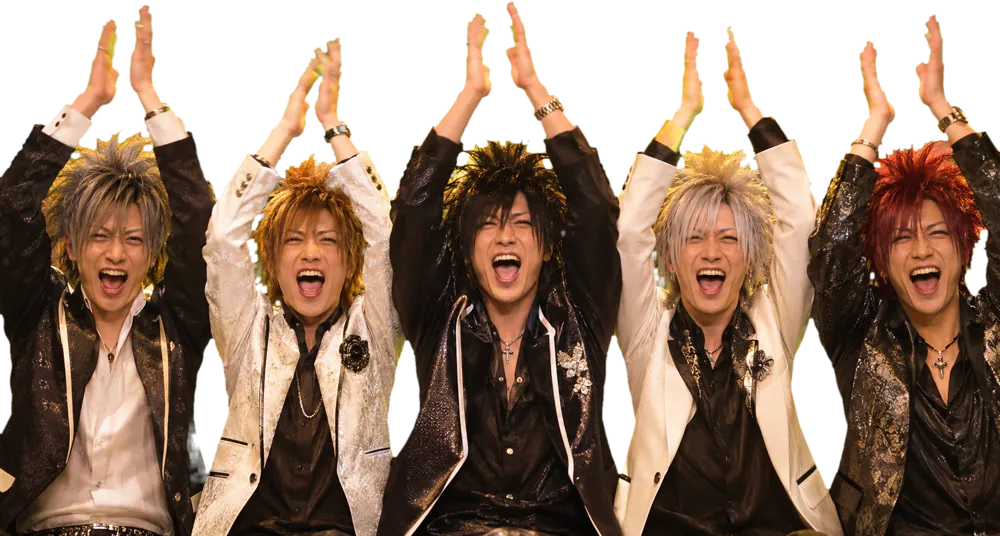
#> input picture img/crew.webp, 1000 x 536 px, given in place of crew.png, which was not available
$ python key.py
#> lines starting #> are read from the running program, lines starting #| are printed output that depends on the picture; after the words box and inside, x2 and y2 are one past the last pixel; in counts of white or black regions, pixels touching at a corner belong together
# 緑背景を抜いて webp(透過) にする。python key.py（Pillow と numpy が要る）
import numpy as np, glob, os, sys
from PIL import Image, ImageFilter
D = os.path.dirname(os.path.abspath(__file__)); OUT = D + '/../img/'; RAW = D + '/../../_art_raw/job-host/raw'  # 生成元の画像はリポジトリの外
def key(src, size=None):
#> called with src = 'art/../../_art_raw/job-host/raw/crew.png'
    a = np.asarray(Image.open(src).convert('RGB')).astype(np.float32)
    r, g, b = a[..., 0], a[..., 1], a[..., 2]
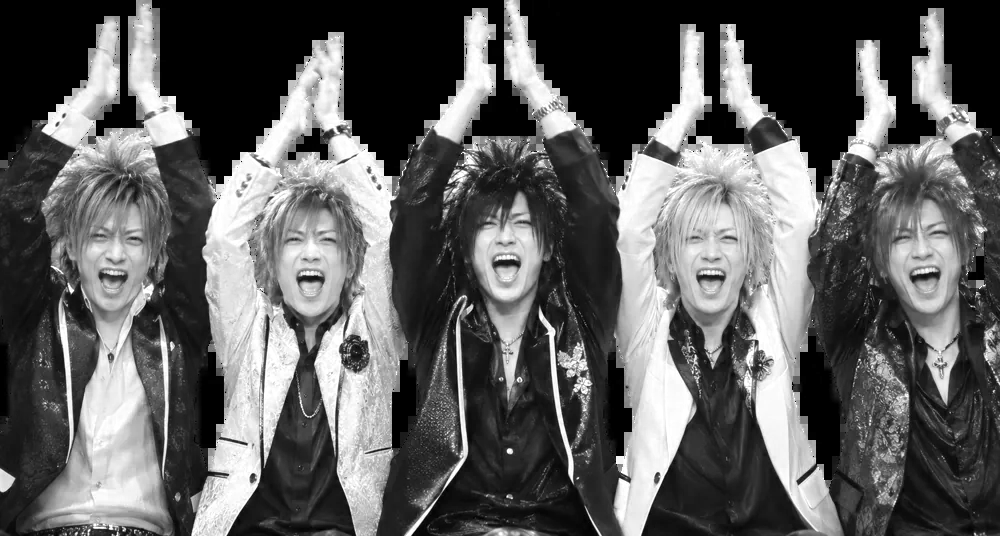
#> r: shape (536, 1000) float32; min 0, max 255, mean 94.6
    k = g - np.maximum(r, b)
    al = 1 - np.clip((k - 2) / (40 - 2), 0, 1)
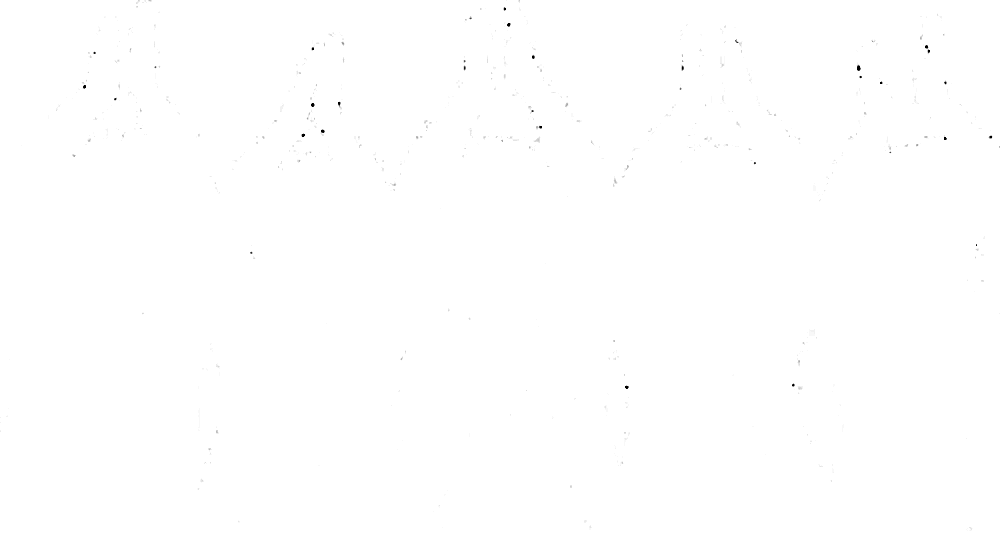
#> al: shape (536, 1000) float32; min 0, max 1, mean 0.999
    lim = np.maximum(r, b); g = np.where(g > lim, lim, g)  # 縁の緑かぶりを取る
    # 縁の黄緑のにじみ: 半透明の所は緑を赤青の平均まで落とす
    spill = (k > -6) | (al < 0.98); g = np.where(spill, np.minimum(g, 0.72 * r + 0.28 * b), g)
#> after `spill = (k > -6) | (al < 0.98)`:
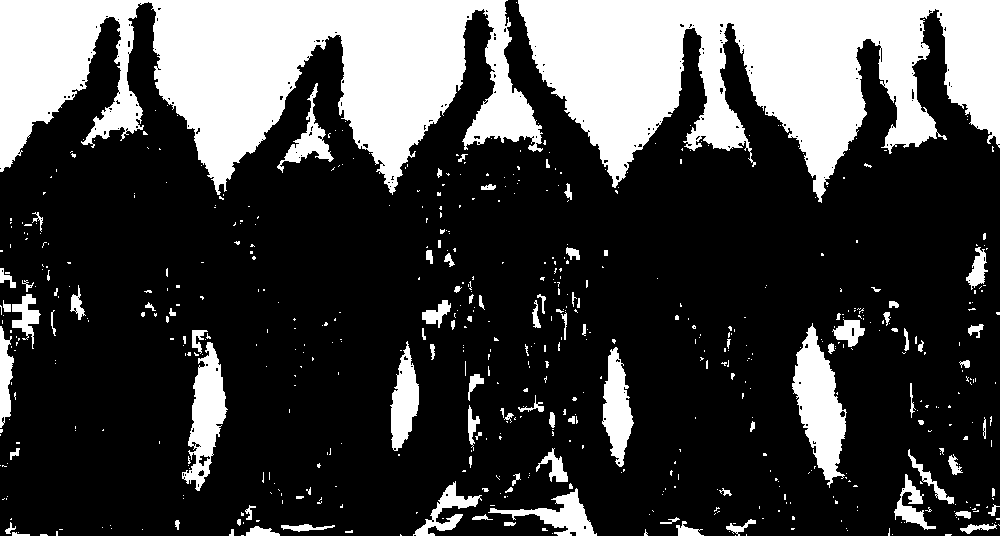
#> spill: shape (536, 1000) bool; 26.4% white; 605 white regions (503 under 20 px), largest, box (x1, y1, x2, y2) and area: (0, 0, 543, 195) 58374, (518, 0, 1000, 203) 54933, (792, 323, 847, 488) 4629
    im = Image.fromarray(np.dstack([r, g, b, al * 255]).clip(0, 255).astype(np.uint8), 'RGBA')
    A = im.split()[3].filter(ImageFilter.MinFilter(5)).filter(ImageFilter.GaussianBlur(0.9)); im.putalpha(A)
    return im.resize(size, Image.LANCZOS) if size else im
def save(im, n, q=80):
    im.save(OUT + n + '.webp', quality=q, method=6); print(n, im.size, os.path.getsize(OUT + n + '.webp') // 1024, 'KB')
for f in sorted(glob.glob(RAW + '/[gxs]*.png')):
    n = os.path.basename(f)[:-4]
    if n.startswith('s_') or n.startswith('x_') or n.startswith('g'):
        save(key(f, (640, 960)), n, 78)
cw = key(RAW + '/crew.png'); bb = cw.getbbox(); cw = cw.crop(bb); cw.thumbnail((1000, 1000)); save(cw, 'crew', 80)
#> after `bb = cw.getbbox()`: bb = (0, 0, 1000, 536)
#| crew (1000, 536) 96 KB
tw = key(RAW + '/tower.png'); tw = tw.crop(tw.getbbox()); tw.thumbnail((520, 760)); save(tw, 'tower', 80)
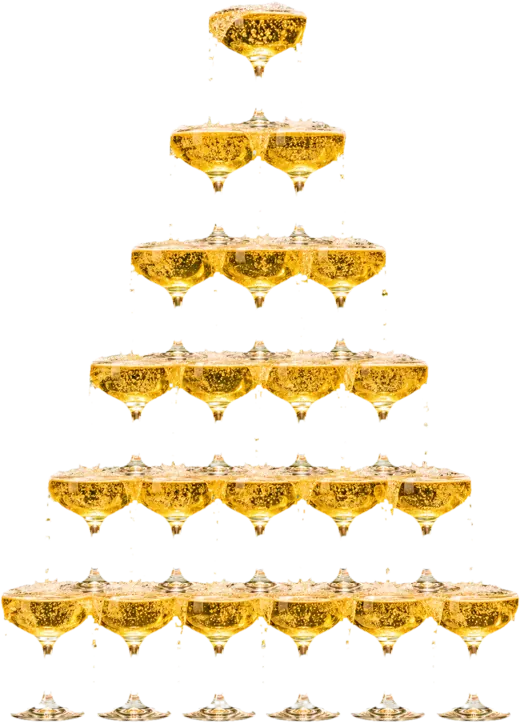
#> input picture img/tower.webp, 520 x 723 px, given in place of tower.png, which was not available
#> in key (call 2), `r, g, b = a[..., 0], a[..., 1], a[..., 2]`:
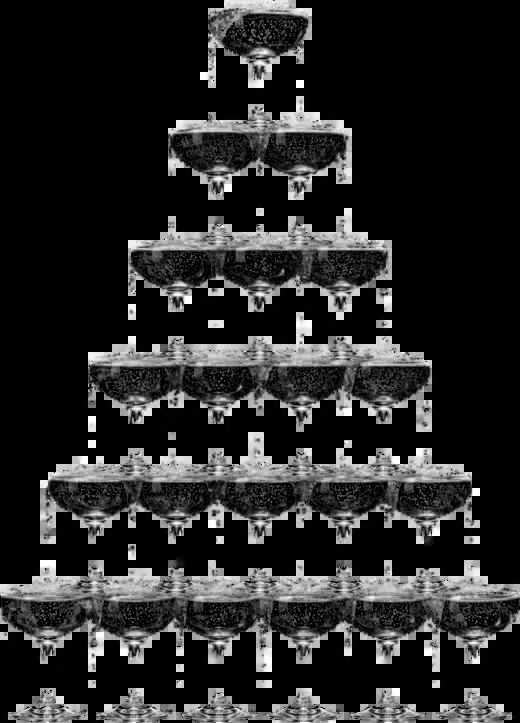
#> b: shape (723, 520) float32; min 0, max 255, mean 40.7
#> in key (call 2), `k = g - np.maximum(r, b)`:
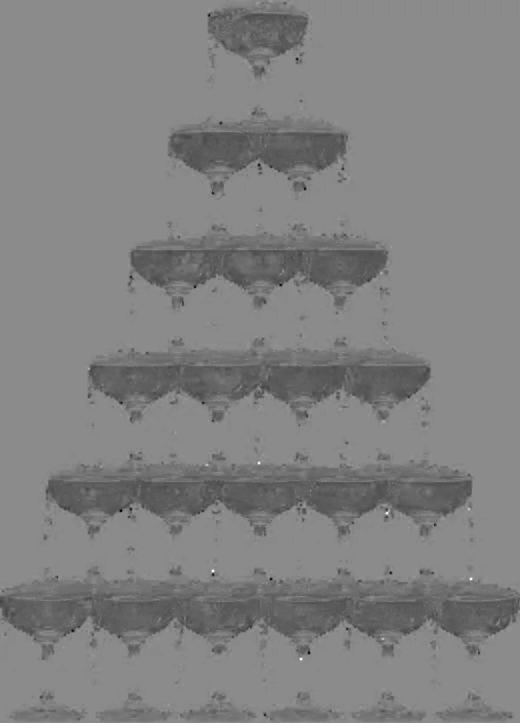
#> k: shape (723, 520) float32; min -175, max 146, mean -12.2; drawn with min black and max white
#> in key (call 2), `spill = (k > -6) | (al < 0.98)`: spill: shape (723, 520) bool; 69.2% white; 326 black regions (283 under 20 px), largest, box (x1, y1, x2, y2) and area: (0, 563, 520, 663) 31785, (44, 448, 475, 544) 24108, (87, 336, 434, 427) 19296
#| tower (520, 723) 72 KB
bg = Image.open(RAW + '/bg.png').convert('RGB'); save(bg, 'bg', 78)
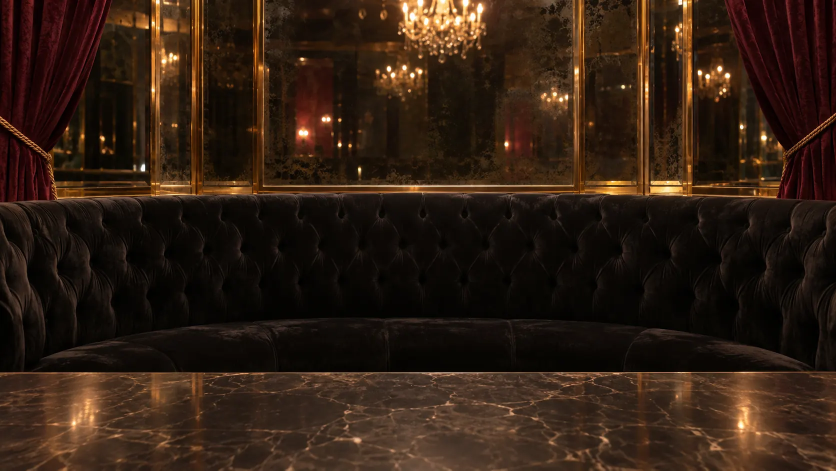
#> input picture img/bg.webp, 1672 x 941 px, given in place of bg.png, which was not available (shown at 1/2 size)
#> further down, bg is the input picture: PIL image 1672x941 RGB; mean R, G, B 47.9, 30.3, 18.3
#| bg (1672, 941) 88 KB
def cells(sheet, cols, rows, names, mx=300):
    it = key(RAW + '/' + sheet + '.png'); W, H = it.size
    for i, n in enumerate(names):
        c = it.crop((i % cols * W // cols, i // cols * H // rows, (i % cols + 1) * W // cols, (i // cols + 1) * H // rows))
        bb = c.getbbox(); print(sheet, n, bb)
        c = c.crop(bb); c.thumbnail((mx, mx)); save(c, n, 82)
#> (the run stopped early here; a loop or call above may not have finished)
